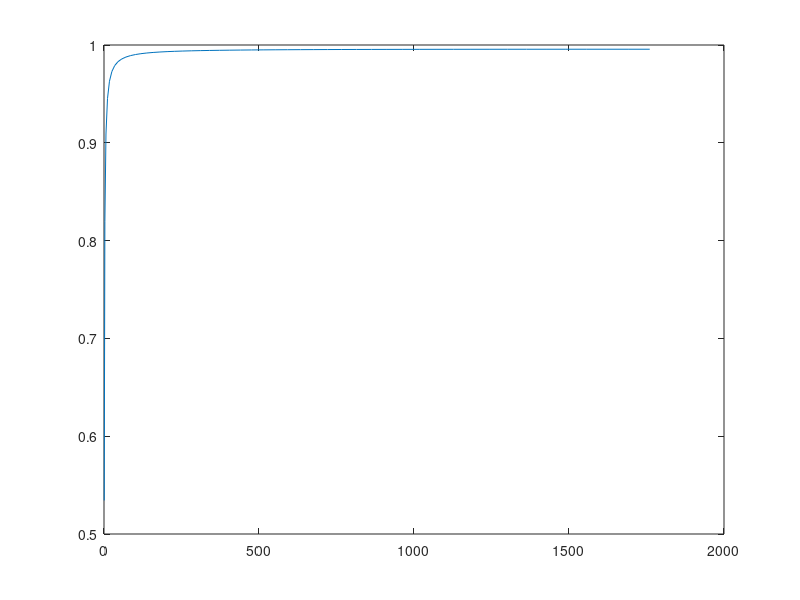

Reproduce this figure in MATLAB.
%% Total Power Stage Power Losses Across All Output Powers
clear, close all, clc;


%% Converter properties
fs = 200*10^3; % [Hz]
Ts = 1/fs; % [s]
Vin = 130; % [V]
Vout = 60; % [V]
Iout = 25; % [A]
Rout = Vout/Iout; % [Ohm]
D = 0.01:0.01:0.5;

n_trafo = 0.5;
Vout = 2*Vin*n_trafo*D; % [V]
Iout = Vout./Rout; % [A]

%Lout = 4*10^-6; % [H]
%Delta_I = (Vin*n_trafo - Vout).*D./(Lout*2*fs); % [A]


%% Transformer core properties
mu_0 = 1.25663706*10^-6;
mu_r_fe = 1690;
Ae = 178 * 10^-6; % [m]
le = 97 * 10^-3; % [m]
Ve = 17300 * 10^-9; % [m]

% Steinmetz
Kc = 0.01493;
alpha = 1.493;
beta = 2.466;
Ki = Kc/(2^(beta-1)*pi^(alpha-1)*(1.1044+6.8244/(alpha+1.354)));

w_foil_p = 18*10^-3; % [m]
t_foil_p = 0.15*10^-3; % [m]
w_foil_s = w_foil_p; % [m]
t_foil_s = 0.3*10^-3; % [m]
t_kapton = 0.055*10^-3; % [m]


%% Inductor core properties
% EPCOS TDK, E32/16/9, N87
% approx. 1mm airgap
AL = 145e-9;
Ae_l = 83e-6;
Ve_l = 6140e-9;
%h_window = (22.7e-3 - 9.5e-3)/2;
h_window = 6e-3;
la = 11.6e-3; 
lb = 11.6e-3;
w_bobbin = 21.9e-3-2*0.9e-3;
w = 18e-3; % foil width

%% Physical properties
T = 70; % [C]
mu_r_cu = 0.999994;
rho_cu = 1.68*10^-8*(1+0.003862*(T-20)); % [Ohm/m]

% Penetration depth
delta_w = sqrt(rho_cu/(pi*fs*mu_0*mu_r_cu)); % [m]


%% Inductor parameters
% Currents
IL_avg = Iout;
pIL = 0.2;
dIL = IL_avg*pIL;

% Inductor inductance
L = (Vin.*n_trafo-Vout)./dIL.*D.*1./(2.*fs);
L = 4e-6;       % Adding a margin

%dIL = (Vin.*n_trafo-Vout)./L.*D.*1/(2.*fs)   % new dIL
%IL_rms = sqrt(IL_avg.^2 + ((dIL./2)/sqrt(3)).^2);
%IC_rms = 1/sqrt(3).*dIL./2;

% Capacitor capacitance
dQ = 0.5 .* dIL/2 .* 0.5.*Ts./2;
pVo = 0.01;
dVo = Vout.*pVo;
Co = dQ./dVo;
%Co./3.3e-6;

% Capacitor max ESR
ESR_max = dVo./dIL;


%%%%%%%%%%%%%%%%%%%%% Parameters %%%%%%%%%%%%%%%%%%%%%
%N = ceil(sqrt(L/AL))
N = 6;
Pv_l = 16.5e3; % W/m^3 read at D = 0.25 N = 6
L = N^2*AL;
% Calculating currents again based on actual L
dIL = (Vin.*n_trafo-Vout)./L.*D.*1./(2.*fs);   % new dIL
IL_rms = sqrt(IL_avg.^2 + ((dIL./2)/sqrt(3)).^2);
IC_rms = 1/sqrt(3).*dIL./2;
m = 1:N;

h_tape = 0.055e-3*2;
h = [0.15e-3 0.2e-3 0.3e-3 0.4e-3]'; % foil thickness
h = 0.4e-3;
h_free_window = h_window - (N*h+N*h_tape);
l_creepage = h_free_window + (w_bobbin - w);

%%%%%%%%%%%%%%%%%%%%% R_DC & P_DC %%%%%%%%%%%%%%%%%%%%%
for i = 1:length(h)
    k = 0;
    for j = 1:length(m)
        lw(i,j) = la*2+lb*2 + k*8*(h+h_tape);
        k = k+1;
    end
end
rho = 1.68 * 10^(-8);
A = w*h;

R_DCj = rho*lw./A;
for i = 1:length(h)
    R_DC(i,1) = sum(R_DCj(i,:));
end

% R_DCj = [layer1,h1 layer2,h1 ...
%          layer1,h2 layer2,h2 ...
% R_DC = [h1; h2; h3; h4]
%R_DC
P_DC = R_DC.*IL_avg.^2;

%%%%%%%%%%%%%%%%%%%%% R_AC & P_AC %%%%%%%%%%%%%%%%%%%%%
T = 50; % degrees C
rho_w = 1.68e-8*(1+0.003862*(T-20));
mu_0 = 4e-7*pi;
skindepth = sqrt(rho_w/(pi*mu_0*2*fs));

j = 1;
for p = [0.15e-3 0.2e-3 0.3e-3 0.4e-3] % foil thickness
    phi = p/skindepth;
    FR = 0;
    for i = 1:length(m)
        FR_j = phi/2 * ((exp(phi)-exp(-phi))/2+sind(phi))/((exp(phi)+exp(-phi))/2-cosd(phi)) + phi/2*(2*m(i)-1)^2*((exp(phi)-exp(-phi))/2-sind(phi))/((exp(phi)+exp(-phi))/2+cosd(phi));
        FR_j_array(j,i) = FR_j;
        FR = FR + FR_j;
    end 
    FR_array(j) = FR/length(m);
    j = j+1;
end
% FR_j_array: [FR_1(h1) FR_2(h1) FR_3(h1) FR_4(h1); 
%              FR_1(h2) FR_2(h2) FR_3(h2) FR_4(h2); ...

R_ACj = FR_j_array .* R_DCj;
for i= 1:length(h)
    R_AC(i,1) = sum(R_ACj(i,:));
end 

% R_ACj = [layer1,h1 layer2,h1 ...
%          layer1,h2 layer2,h2 ...
% R_AC = [h1; h2; h3; h4]
%R_AC
P_AC = R_AC.*IC_rms.^2;

% figure(1)
% plot(h*1e3,(R_DC*1e3)', h*1e3,FR_array, h*1e3,(R_AC*1e3)')
% legend('R_{DC}', 'F_R', 'R_{AC}', 'Location', 'NorthWest')
% xlabel('h_{foil} [mm]')
% ylabel('F_R, R_{DC} [m\Omega], R_{AC} [m\Omega]')

%%%%%%%%%%%%%%%%%%%%% Intra-winding Capacitance %%%%%%%%%%%%%%%%%%%%%
V1 = Vin.*n_trafo;
k = 0;
for i = 1:(length(m)+1)
    V(:,i) = Vin.*n_trafo - k.*(Vin.*n_trafo-Vout)./length(m);
    k = k+1;
end

for j = 1:1:length(V)
    for i = 1:(length(m)-1)
        Vaj(j,i) = V(j,i+1)-V(j,i);
        Vbj(j,i) = V(j,i+2)-V(j,i+1);
    end
end

epsi_0 = 8.85419e-12;
epsi_r = 3.4;
V_tot = Vin.*n_trafo;

for i = 1:length(V)
    for j = 1:(length(m)-1)
        Cdmj(i,j) = w*lw(j+1)/h_tape*(Vaj(i,j).^2+Vaj(i,j).*Vbj(i,j)+Vbj(i,j).^2);
    end
end

for i = 1:1:length(V)
    Cdm(i,1) = epsi_0*epsi_r/(3*V_tot^2) * sum(Cdmj(i,:));
end

%Cdm
P_Cdm = 0.5.*Cdm.*V_tot.^2.*2.*fs;

%%%%%%%%%%%%%%%%%%%%% Leakage Inductance %%%%%%%%%%%%%%%%%%%%%
Nrow = 1;
I_tot = IL_avg;

I_enclosed = (m'*IL_avg)';
i = 1;
Lj = lw(i,1)*h./(3*Nrow*w) * (I_enclosed(1)^2);
for i = 1:length(V)
    for j = 2:length(m)
        Lj(i,j) = lw(j)*h./(3*Nrow*w) .* (I_enclosed(i,j).^2 + I_enclosed(i,j).*I_enclosed(i,j-1)+I_enclosed(i,j-1).^2);
    end
end

for i = 1:length(V)
    for j = 1:length(m)-1
        Lj_insul(i,j) = lw(j)*h./w .* (I_enclosed(i,j+1)-I_enclosed(i,j)).^2;
    end
end

for i = 1:length(V)
    for j = 1:length(m)-1
        L_llk(i,:) = mu_0./I_tot.^2.*(sum(Lj(i,:)) + sum(Lj_insul(i,:)));
    end
end

%%%%%%%%%%%%%%%%%%%%% Core Loss %%%%%%%%%%%%%%%%%%%%%

dB = D.*(Vin.*n_trafo-Vout)./(N.*Ae_l.*2.*fs);
Bpk = L.*(IL_avg+dIL./2)./(N.*Ae_l); % 127mT

Kc_l = 1.766;
alpha_l = 1.36;
beta_l = 2.10;

Ki_l = Kc_l/(2^(beta_l-1)*pi^(alpha_l-1)*(1.1044+6.8244/(alpha_l+1.354)));

Pv_l = Ki_l.*dB.^beta_l.*2.*fs.^alpha_l.*(D.^(1-alpha_l)+(1-D).^(1-alpha_l));
Pv_l = double(Pv_l);

P_core_notstein = Pv_l*Ve_l;

%%%%%%%%%%%%%%%%%%%%% Total Losses %%%%%%%%%%%%%%%%%%%%%
P_L = P_Cdm + P_DC' + P_AC' + P_core_notstein';


%% Transformer stackup properties
% Stackup definition, assuming none in parallel
Nrow = 1;

% Stackup for EPCOS TDK E42/21/15
stackup = [1, t_foil_p, 1, w_foil_p;
           2, t_foil_s, 0.5, w_foil_s;
           1, t_foil_p, 1, w_foil_p;
           1, t_foil_p, 1, w_foil_p;
           2, t_foil_s, 0.5, w_foil_s;
           1, t_foil_p, 1, w_foil_p;
           1, t_foil_p, 1, w_foil_p;
           2, t_foil_s, 0.5, w_foil_s;
           1, t_foil_p, 1, w_foil_p;
           1, t_foil_p, 1, w_foil_p;
           2, t_foil_s, 0.5, w_foil_s;
           1, t_foil_p, 1, w_foil_p;
           1, t_foil_p, 1, w_foil_p;
           2, t_foil_s, 0.5, w_foil_s;
           1, t_foil_p, 1, w_foil_p;];
       
% Find isolation thickness between each layer
for i = 1:1:length(stackup)
    if (stackup(i) == 1 && stackup(i+1) == 2) || (stackup(i) == 2 && stackup(i+1) == 1)
        t_iso(i) = 3*t_kapton;
    else
        t_iso(i) = 2*t_kapton;
    end
end
       
% Find length of each turn
w_bobbin_wind = 0.0174; % [m]
h_bobbin_wind = 0.0151; % [m]
ln(1) = 2*w_bobbin_wind + 2*h_bobbin_wind;
for i = 2:1:length(stackup)
    ln(i) = ln(i-1) + ((t_iso(i-1) + stackup(length(stackup)+(i-1))) * 8);
end

% Winding summation
Np = 0;
Ns = 0;
k_p = 1;
k_s = 1;
for i = 1:1:length(stackup)
    if stackup(i) == 1
        Np = Np + 1;
        ln_p(k_p) = ln(i);
        k_p = k_p + 1;
    elseif stackup(i) == 2
        Ns = Ns + 1;
        ln_s(k_s) = ln(i);
        k_s = k_s + 1;
    end
end

n_trafo = Ns/Np;

Delta_B = (D * Vin)/(Np * Ae * fs);

% Find currents of each winding in stackup
for i = 1:1:length(stackup)
    if stackup(i) == 1
        I_stackup(i) = 1;
    elseif stackup(i) == 2
        I_stackup(i) = -1/n_trafo;
    end
end


%% Transformer parameters

for i = 1:1:length(stackup) % Calculate phi from copper thickness
    phi_j(i) = stackup(length(stackup)+i)/(delta_w);
end

% Magnetizing inductance
Lm = (mu_0*mu_r_fe*Ae*Np^2)/le;
Im = (D*(1/fs)*Vin)/Lm;

Ip = Iout .* 2.*D .* n_trafo + Im./2;


% DC resistances
R_DC_jp = rho_cu * ln_p / (w_foil_p*t_foil_p);
R_DC_p = sum(R_DC_jp);
R_DC_js = rho_cu * ln_s / (w_foil_s*t_foil_s);
R_DC_s = sum(R_DC_js);

% AC-to-DC resistance factor
for j = 1:1:length(phi_j)
    Fr_j(j) = phi_j(j)/2 * (( sinh(phi_j(j)) + sin(phi_j(j)) ) / ( cosh(phi_j(j)) - cos(phi_j(j)) )) ...
            + phi_j(j)/2 * (2 * stackup(length(stackup)*2+j) - 1)^2 ...
            * (( sinh(phi_j(j)) - sin(phi_j(j)) ) / ( cosh(phi_j(j)) + cos(phi_j(j)) ));
end

% Total AC resistance
k_p = 1;
k_s = 1;
for j = 1:1:length(Fr_j)
    if stackup(j) == 1
        R_AC_jp(k_p) = R_DC_jp(k_p) * Fr_j(j);
        k_p = k_p + 1;
    elseif stackup(j) == 2
        R_AC_js(k_s) = R_DC_js(k_s) * Fr_j(j);
        k_s = k_s + 1;
    end
end
R_AC_p = double(sum(R_AC_jp));
R_AC_s = double(sum(R_AC_js));


% Leakage inductance
for j = 1:1:length(Ip)
    I_enclosed(j,1) = 0;
end
for j = 1:1:length(Ip)
    for i = 2:1:length(stackup)+1  % Find enclosed current
        I_enclosed(j,i) = I_enclosed(j,i-1) + I_stackup(i-1) * Ip(j);
    end
end

for j = 1:1:length(Ip)
    for i = 1:1:length(stackup)  % Find copper inductance
        L_lkj(j,i) = (ln(i)*stackup(length(stackup)+i))/(3*Nrow*stackup(length(stackup)*3+i)) ...
                 * (I_enclosed(j,i)^2 + I_enclosed(j,i)*I_enclosed(j,i+1) + I_enclosed(j,i+1)^2);
    end
end

for j = 1:1:length(Ip)
    for i = 1:1:length(stackup)  % Find insulation inductance
        L_lkk(j,i) = ln(i)*t_iso(i)/stackup(length(stackup)*3+i) * I_enclosed(j,i+1)^2;
    end
end

for j = 1:1:length(Ip) % Calculate total leakage inductance
    L_lk(j) = double(mu_0/Ip(j)^2 * ( sum(L_lkj(j,:)) + sum(L_lkk(j,:)) )); % = Lp + Ls/n^2
end
L_lk;

% Capacitive parasitics calculated in Excel
% Capacitors do not change as function of duty cycle/output power
C_cm = 3.92359e-09;
C_dm = 1.11762e-10;


%% Transformer losses

Delta_I = dIL;
% AC resistance losses
u_s = 1/3*((Iout+Delta_I./2).^2 + (Iout+Delta_I./2).*(Iout-Delta_I./2) + (Iout-Delta_I./2).^2);
I_RMS_s = sqrt(D.*u_s+(1-D).*u_s);
u1_m = 1/3*(-Im/2).^2; u2_m = 1/3*(Im/2).^2;
I_RMS_m = sqrt((D./2).*u1_m+(D./2).*u2_m+((1-D)./2).*u2_m+((1-D)./2).*u1_m);
I_RMS_p = I_RMS_s*n_trafo + I_RMS_m;
P_Rac_p = R_AC_p * I_RMS_p.^2;
P_Rac_s = R_AC_s .* I_RMS_s.^2;
P_cu = P_Rac_p + P_Rac_s;

% Core loss
Pv = Ki .* (Delta_B/2).^beta .* fs.^alpha .* 1000; % [W/m3] % For EPCOS TDK, push-pull, from Magnetic Design Tool
P_fe = Pv .* Ve;

% Inductance loss
P_llk = L_lk .* n_trafo.^2 .* (Iout + Delta_I./2).^2 .* fs;

% Capacitive loss
P_cdm = C_dm * Vin^2 * fs;

% Total transformer loss
P_trafo = P_cu + P_fe + P_llk + P_cdm;


%% Gate drive circuit
% Gate charges
Qg_p = 13.6*10^-9; Qg_s = 8*10^-9;

% Gate resistances
R_DSON_N = 0.6; R_DSON_P = 0.8;

R_on = 8.2; R_on_p = R_on + 0.4; R_on_s = R_on + 0.6;
R_off = 0; R_off_p = R_off + 0.4; R_off_s = R_off + 0.6;

% Gate driver supplies
V_DD_p = 5; GND_p = -1;
V_DD_s = 6; GND_s = -2;

% Thermal resistance
Rth_ja = 45;

P_gate_p = Qg_p * (V_DD_p - GND_p)^2 * fs; P_gate_s = Qg_s * (V_DD_s - GND_s)^2 * fs;

P_adum_p = P_gate_p * (0.5*(R_DSON_P/(R_on_p+R_DSON_P)) + 0.5*(R_DSON_N/(R_off_p+R_DSON_N)));
P_adum_s = P_gate_s * (0.5*(R_DSON_P/(R_on_s+R_DSON_P)) + 0.5*(R_DSON_N/(R_off_p+R_DSON_N)));

T_adum_p = Rth_ja * 2 * P_adum_p; T_adum_s = Rth_ja * 2 * P_adum_s;


%% FET conduction


%% Efficiency curve with total losses

% Lacking: FET conduction, FET switching, FET capacitors,
% (blocking losses), body diode losses (deadtime, reverse?)

Pout = Vout.*Iout;
P_tot = P_trafo + P_gate_p + P_gate_s + P_L'

eff = Pout./(Pout+P_tot)
plot(Pout,eff)